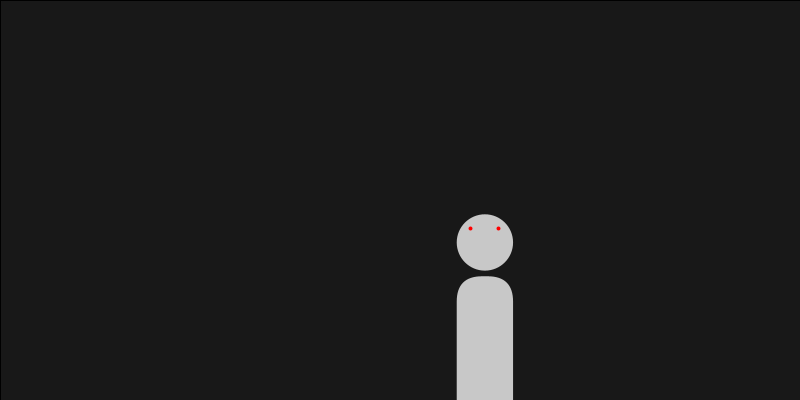
Frame 1 (no input)
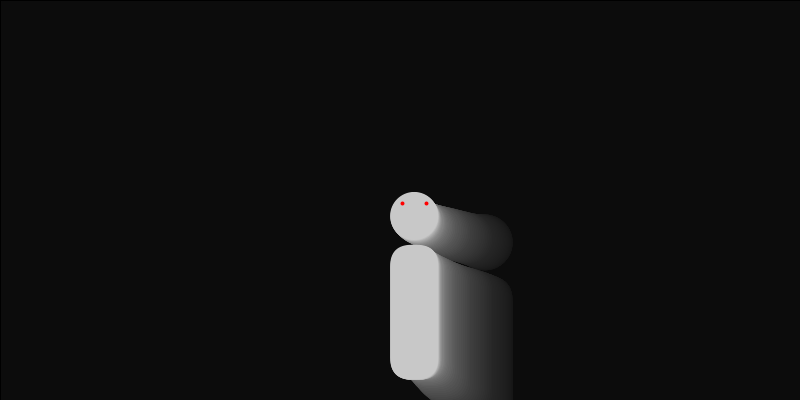
Frame 60 (the mouse pressed at the canvas centre just before this capture)
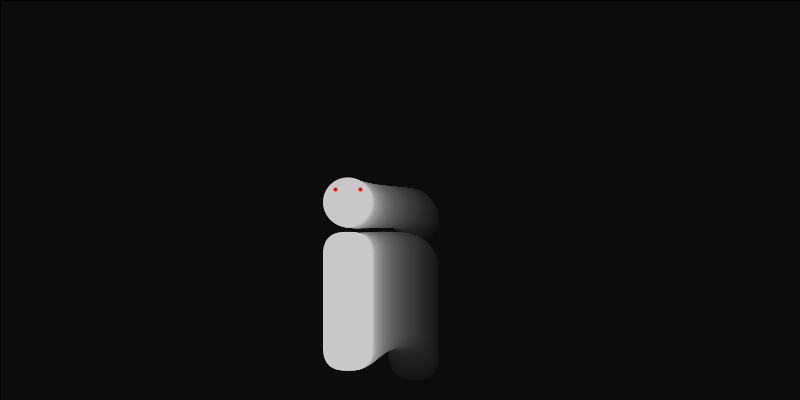
Frame 120 (the mouse held since frame 60 and released just before this capture)

The Processing sketch that drew these frames (run headless with seeded random() and noise(); from frame 60 on, the mouse is pressed at the canvas centre):

// Processing sketch: perlinGhost
// ── perlinGhost.pde
float ns1, ns2, ns3, x, y, r=10;
void setup(){
  size(800, 400);
  frameRate(100);
  background(25);

}
void draw(){
  fill(0, 10);
  rectMode(CENTER);
  rect(width/2, height/2,width,height);
  generateNoiseValues();
  renderGhost();
}


void  generateNoiseValues(){
  
  ns1 += 0.003; 
  ns2 += 0.002;
  ns3 += 0.008;
  noStroke();
  x = noise(ns1)*width;
  y = noise(ns2)*height;
  r = map(noise(ns3), 0, 1, 20, 80);
}


void renderGhost(){
  fill(200);
  ellipse(x, y, r, r);
  rect(x, y+2*r, r, 2.8*r, r*0.45);
  stroke(255, 0, 0);
  strokeWeight(4);
  point(x-r*0.25, y-r*0.25);
  point(x+r*0.25, y-r*0.25);
  noStroke(); 
}

void mousePressed(){
  save("ghost.png");
}
